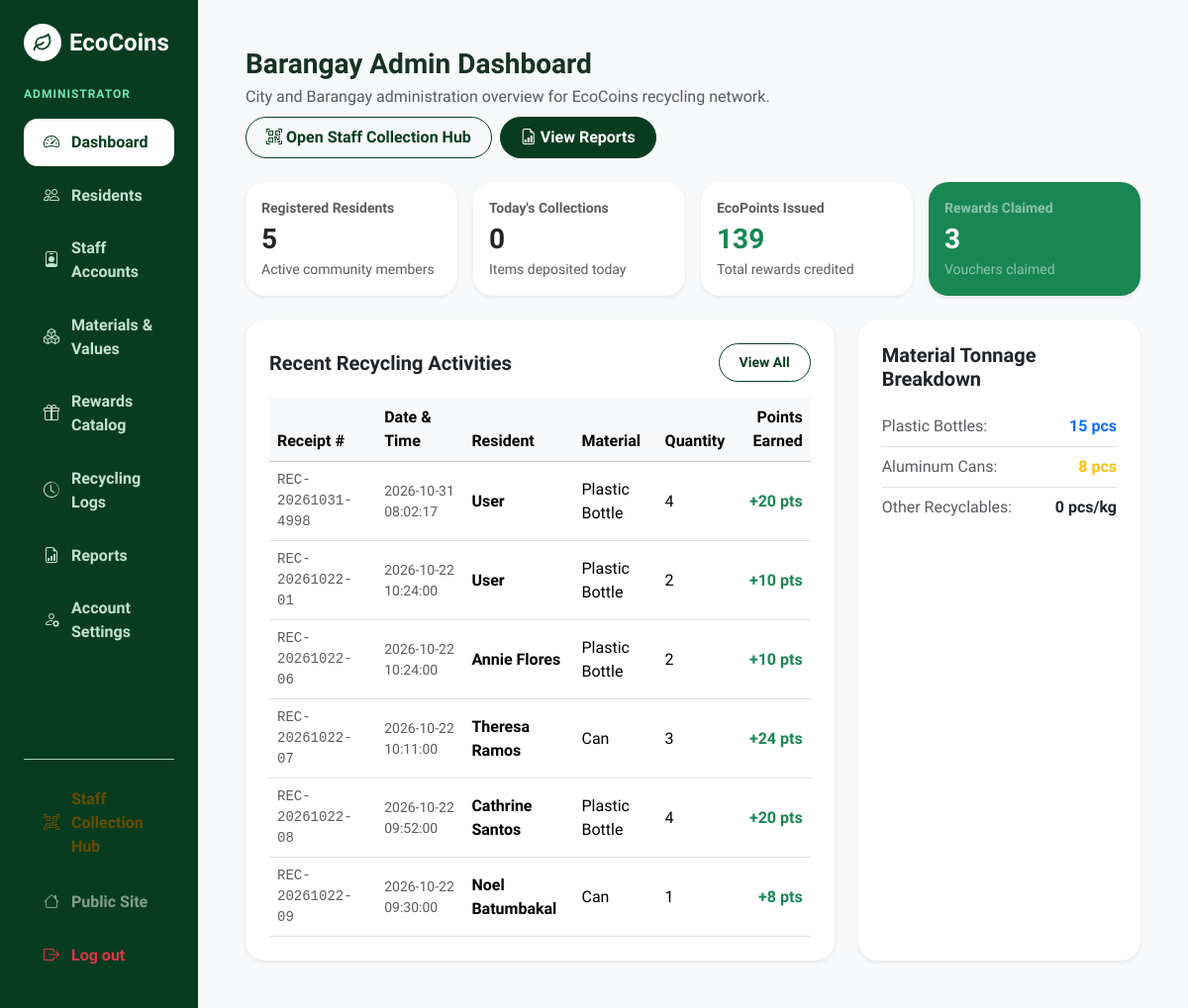
Page /admin (signed in) on the earlier database version.
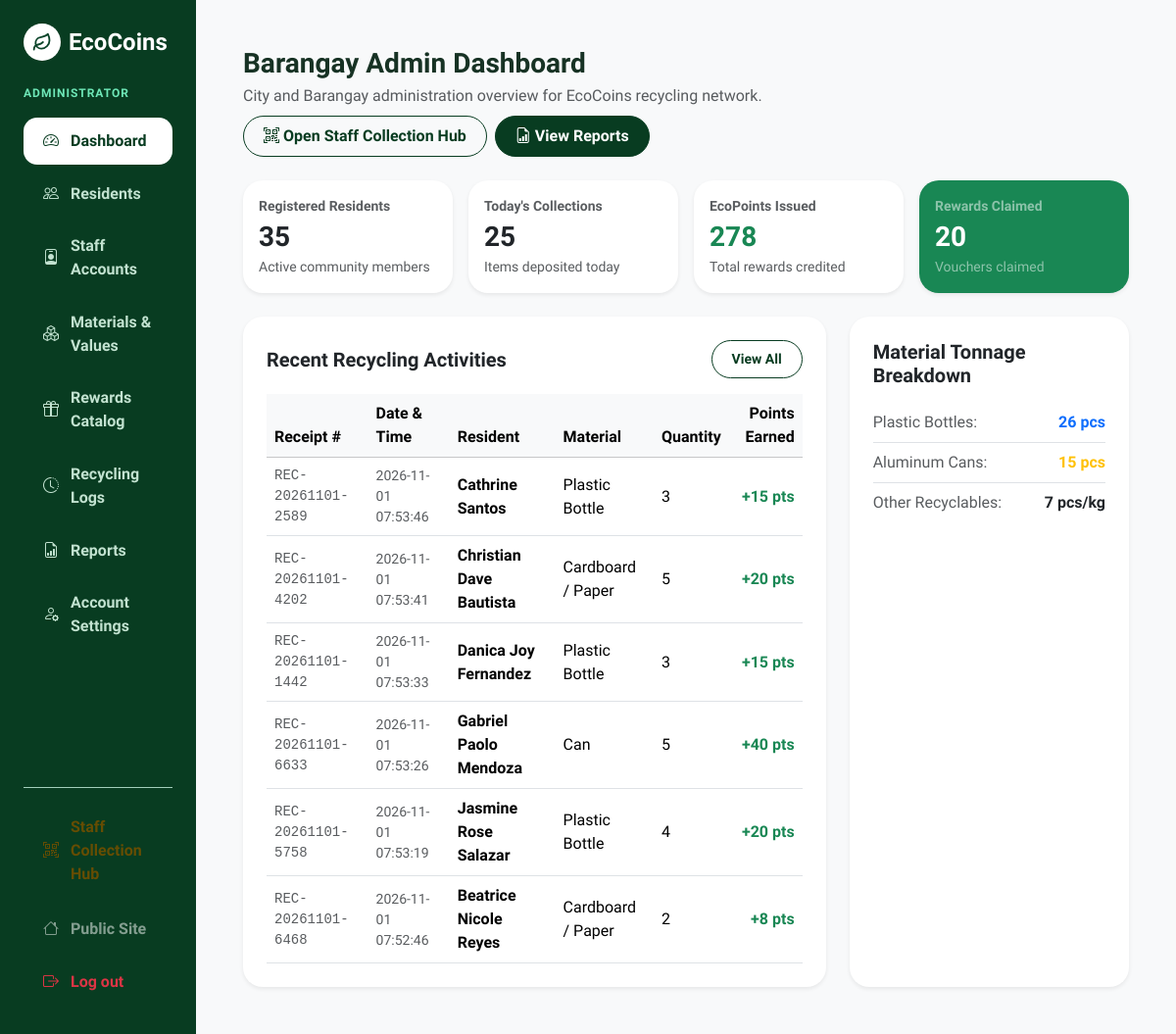
Same page on the later database version.
### tables this page shows
CREATE TABLE transactions (
        id INTEGER PRIMARY KEY AUTOINCREMENT,
        user_id INTEGER NOT NULL,
        material_id INTEGER,
        material_name TEXT NOT NULL,
        quantity INTEGER NOT NULL,
        points_earned INTEGER NOT NULL,
        receipt_no TEXT NOT NULL,
        created_at TEXT
    );

CREATE TABLE users (
    id INTEGER PRIMARY KEY AUTOINCREMENT,
    full_name TEXT NOT NULL,
    email TEXT NOT NULL UNIQUE,
    password TEXT NOT NULL,
    role TEXT DEFAULT 'resident',
    qr_code TEXT NOT NULL UNIQUE,
    points INTEGER DEFAULT 0,
    created_at TEXT
, status TEXT DEFAULT 'active');

### route.py (the view, shortened to what this page needs)
    @app.route('/admin', methods=['GET', 'POST'])
    def admin():
        user = get_current_user()
        if not user or user['role'] != 'admin':
            if user and user['role'] == 'staff':
                return redirect(url_for('staff'))
            return redirect(url_for('login'))
        tab = request.args.get('tab', 'dashboard')
        feedback = None
        feedback_type = 'success'
        conn = get_db()
        cur = conn.cursor()
        all_txs = [dict(r) for r in cur.execute("""
            SELECT t.*, u.full_name AS resident_name, u.qr_code AS resident_qr
            FROM transactions t
            LEFT JOIN users u ON t.user_id = u.id
            ORDER BY t.created_at DESC
        """).fetchall()]
        residents_list = [dict(r) for r in cur.execute("SELECT * FROM users WHERE role = 'resident' ORDER BY id ASC").fetchall()]
        staff_list = [dict(r) for r in cur.execute("SELECT * FROM users WHERE role = 'staff' ORDER BY id ASC").fetchall()]
        all_materials = [dict(r) for r in cur.execute("SELECT * FROM materials ORDER BY id ASC").fetchall()]
        all_rewards = [dict(r) for r in cur.execute("SELECT * FROM rewards ORDER BY points_required ASC").fetchall()]
        all_redemptions = [dict(r) for r in cur.execute("""
            SELECT r.*, u.full_name AS resident_name, u.qr_code AS resident_qr
            FROM redemptions r
            LEFT JOIN users u ON r.user_id = u.id
            ORDER BY r.created_at DESC
        """).fetchall()]
        today_str = datetime.now().strftime('%Y-%m-%d')
        today_items = sum(int(t.get('quantity', 0)) for t in all_txs if str(t.get('created_at', '')).startswith(today_str))
        total_points = sum(int(t.get('points_earned', 0)) for t in all_txs)
        mat_counts = {'Plastic Bottles': 0, 'Cans': 0, 'Others': 0}
        for t in all_txs:
            m_name = str(t.get('material_name', '')).lower()
            q = int(t.get('quantity', 0))
            if 'bottle' in m_name or 'plastic' in m_name:
                mat_counts['Plastic Bottles'] += q
            elif 'can' in m_name:
                mat_counts['Cans'] += q
            else:
                mat_counts['Others'] += q
        stats = {
            'today_items': today_items,
            'total_points_issued': total_points,
            'total_redemptions': len(all_redemptions),
            'recent_transactions': all_txs[:6],
            'material_counts': mat_counts
        }
        conn.close()
        return render_template(
            'admin.html',
            tab=tab,
            feedback=feedback,
            feedback_type=feedback_type,
            residents_list=residents_list,
            staff_list=staff_list,
            all_transactions=all_txs,
            all_materials=all_materials,
            all_rewards=all_rewards,
            all_redemptions=all_redemptions,
            stats=stats
        )

### app.py (called while the page is built)
@app.context_processor
def inject_user():
    return {'current_user': get_current_user()}

### db.py (called while the page is built)
def get_db():
    conn = sqlite3.connect(DB_PATH)
    conn.row_factory = sqlite3.Row
    return conn

def get_current_user():
    user_id = session.get('user_id')
    if not user_id:
        return None
    conn = get_db()
    cur = conn.cursor()
    row = cur.execute("SELECT * FROM users WHERE id = ?", (user_id,)).fetchone()
    conn.close()
    return dict(row) if row else None

### templates/admin.html (shortened to what the changed rows need)
<!doctype html>
<html lang="en">
<head>
  <link href="https://cdn.jsdelivr.net/npm/bootstrap@5.3.3/dist/css/bootstrap.min.css" rel="stylesheet">
  <link rel="stylesheet" href="https://cdn.jsdelivr.net/npm/bootstrap-icons@1.11.3/font/bootstrap-icons.min.css">
  <link rel="stylesheet" href="{{ url_for('static', filename='css/style.css') }}">
</head>
<body class="bg-light">
<div class="container-fluid p-0">
  <div class="row g-0">
    <div class="col-lg-9 col-xl-10 p-4 p-lg-5">
      {% if tab == 'dashboard' %}
        <div class="d-flex justify-content-between align-items-center mb-4 flex-wrap gap-2">
          <div>
            <h3 class="fw-bold mb-1">Barangay Admin Dashboard</h3>
            <p class="text-muted mb-0">City and Barangay administration overview for EcoCoins recycling network.</p>
          </div>
          <div class="d-flex gap-2">
            <a href="{{ url_for('staff') }}" class="btn btn-outline-success">
              <i class="bi bi-qr-code-scan me-1"></i>Open Staff Collection Hub
            </a>
            <a href="{{ url_for('admin', tab='reports') }}" class="btn btn-success">
              <i class="bi bi-file-earmark-bar-graph me-1"></i>View Reports
            </a>
          </div>
        </div>
        <div class="row g-3 mb-4">
          <div class="col-sm-6 col-xl-3">
            <div class="card border-0 shadow-sm p-3">
              <span class="text-muted small fw-semibold">Registered Residents</span>
              <h3 class="fw-bold my-1">{{ residents_list|length }}</h3>
              <span class="text-muted small">Active community members</span>
            </div>
          </div>
          <div class="col-sm-6 col-xl-3">
            <div class="card border-0 shadow-sm p-3">
              <span class="text-muted small fw-semibold">Today's Collections</span>
              <h3 class="fw-bold my-1">{{ stats.today_items }}</h3>
              <span class="text-muted small">Items deposited today</span>
            </div>
          </div>
          <div class="col-sm-6 col-xl-3">
            <div class="card border-0 shadow-sm p-3">
              <span class="text-muted small fw-semibold">EcoPoints Issued</span>
              <h3 class="fw-bold text-success my-1">{{ "{:,}".format(stats.total_points_issued) }}</h3>
              <span class="text-muted small">Total rewards credited</span>
            </div>
          </div>
          <div class="col-sm-6 col-xl-3">
            <div class="card bg-success text-white border-0 shadow-sm p-3">
              <span class="text-white-50 small fw-semibold">Rewards Claimed</span>
              <h3 class="fw-bold my-1">{{ stats.total_redemptions }}</h3>
              <span class="text-white-50 small">Vouchers claimed</span>
            </div>
          </div>
        </div>
        <div class="row g-4">
          <div class="col-lg-8">
            <div class="card border-0 shadow-sm p-4 h-100">
              <div class="d-flex justify-content-between align-items-center mb-3">
                <h5 class="fw-bold mb-0">Recent Recycling Activities</h5>
                <a href="{{ url_for('admin', tab='monitoring') }}" class="btn btn-sm btn-outline-success">View All</a>
              </div>
              <div class="table-responsive">
                <table class="table table-hover align-middle mb-0">
                  <thead class="table-light">
                    <tr>
                      <th>Receipt #</th>
                      <th>Date & Time</th>
                      <th>Resident</th>
                      <th>Material</th>
                      <th>Quantity</th>
                      <th class="text-end">Points Earned</th>
                    </tr>
                  </thead>
                  <tbody>
                    {% for t in stats.recent_transactions %}
                      <tr>
                        <td class="font-monospace text-muted small">{{ t.receipt_no }}</td>
                        <td class="text-muted small">{{ t.created_at }}</td>
                        <td class="fw-semibold">{{ t.resident_name }}</td>
                        <td>{{ t.material_name }}</td>
                        <td>{{ t.quantity }}</td>
                        <td class="text-end fw-bold text-success">+{{ t.points_earned }} pts</td>
                      </tr>
                    {% endfor %}
                  </tbody>
                </table>
              </div>
            </div>
          </div>
          <div class="col-lg-4">
            <div class="card border-0 shadow-sm p-4 h-100">
              <h5 class="fw-bold mb-3">Material Tonnage Breakdown</h5>
              <div class="d-flex justify-content-between py-2 border-bottom">
                <span class="text-muted">Plastic Bottles:</span>
                <strong class="text-primary">{{ stats.material_counts['Plastic Bottles'] }} pcs</strong>
              </div>
              <div class="d-flex justify-content-between py-2 border-bottom">
                <span class="text-muted">Aluminum Cans:</span>
                <strong class="text-warning">{{ stats.material_counts['Cans'] }} pcs</strong>
              </div>
              <div class="d-flex justify-content-between py-2">
                <span class="text-muted">Other Recyclables:</span>
                <strong class="text-purple">{{ stats.material_counts['Others'] }} pcs/kg</strong>
              </div>
            </div>
          </div>
        </div>
      {% endif %}
    </div>
  </div>
</div>
</body>
</html>

Differences in the rows shown:
no longer on this page (row unchanged): transactions: receipt_no "REC-20261031-4998", created_at "2026-10-31 08:02:17", resident_name "User", material_name "Plastic Bottle", quantity "4", points_earned "20"
no longer on this page (row unchanged): transactions: receipt_no "REC-20261022-01", created_at "2026-10-22 10:24:00", resident_name "User", material_name "Plastic Bottle", quantity "2", points_earned "10"
no longer on this page (row unchanged): transactions: receipt_no "REC-20261022-06", created_at "2026-10-22 10:24:00", resident_name "Annie Flores", material_name "Plastic Bottle", quantity "2", points_earned "10"
no longer on this page (row unchanged): transactions: receipt_no "REC-20261022-07", created_at "2026-10-22 10:11:00", resident_name "Theresa Ramos", material_name "Can", quantity "3", points_earned "24"
no longer on this page (row unchanged): transactions: receipt_no "REC-20261022-08", created_at "2026-10-22 09:52:00", resident_name "Cathrine Santos", material_name "Plastic Bottle", quantity "4", points_earned "20"
no longer on this page (row unchanged): transactions: receipt_no "REC-20261022-09", created_at "2026-10-22 09:30:00", resident_name "Noel Batumbakal", material_name "Can", quantity "1", points_earned "8"
added transactions: receipt_no "REC-20261101-2589", created_at "2026-11-01 07:53:46", resident_name "Cathrine Santos", material_name "Plastic Bottle", quantity "3", points_earned "15"
added transactions: receipt_no "REC-20261101-4202", created_at "2026-11-01 07:53:41", resident_name "Christian Dave Bautista", material_name "Cardboard / Paper", quantity "5", points_earned "20"
added transactions: receipt_no "REC-20261101-1442", created_at "2026-11-01 07:53:33", resident_name "Danica Joy Fernandez", material_name "Plastic Bottle", quantity "3", points_earned "15"
added transactions: receipt_no "REC-20261101-6633", created_at "2026-11-01 07:53:26", resident_name "Gabriel Paolo Mendoza", material_name "Can", quantity "5", points_earned "40"
added transactions: receipt_no "REC-20261101-5758", created_at "2026-11-01 07:53:19", resident_name "Jasmine Rose Salazar", material_name "Plastic Bottle", quantity "4", points_earned "20"
added transactions: receipt_no "REC-20261101-6468", created_at "2026-11-01 07:52:46", resident_name "Beatrice Nicole Reyes", material_name "Cardboard / Paper", quantity "2", points_earned "8"
Other differences:
{{ residents_list|length }}: "5" → "35"
{{ stats.today_items }}: "0" → "25"
{{ "{:,}".format(stats.total_points_issued) }}: "139" → "278"
{{ stats.total_redemptions }}: "3" → "20"
{{ stats.material_counts['Plastic Bottles'] }}: "15" → "26"
{{ stats.material_counts['Cans'] }}: "8" → "15"
{{ stats.material_counts['Others'] }}: "0" → "7"
